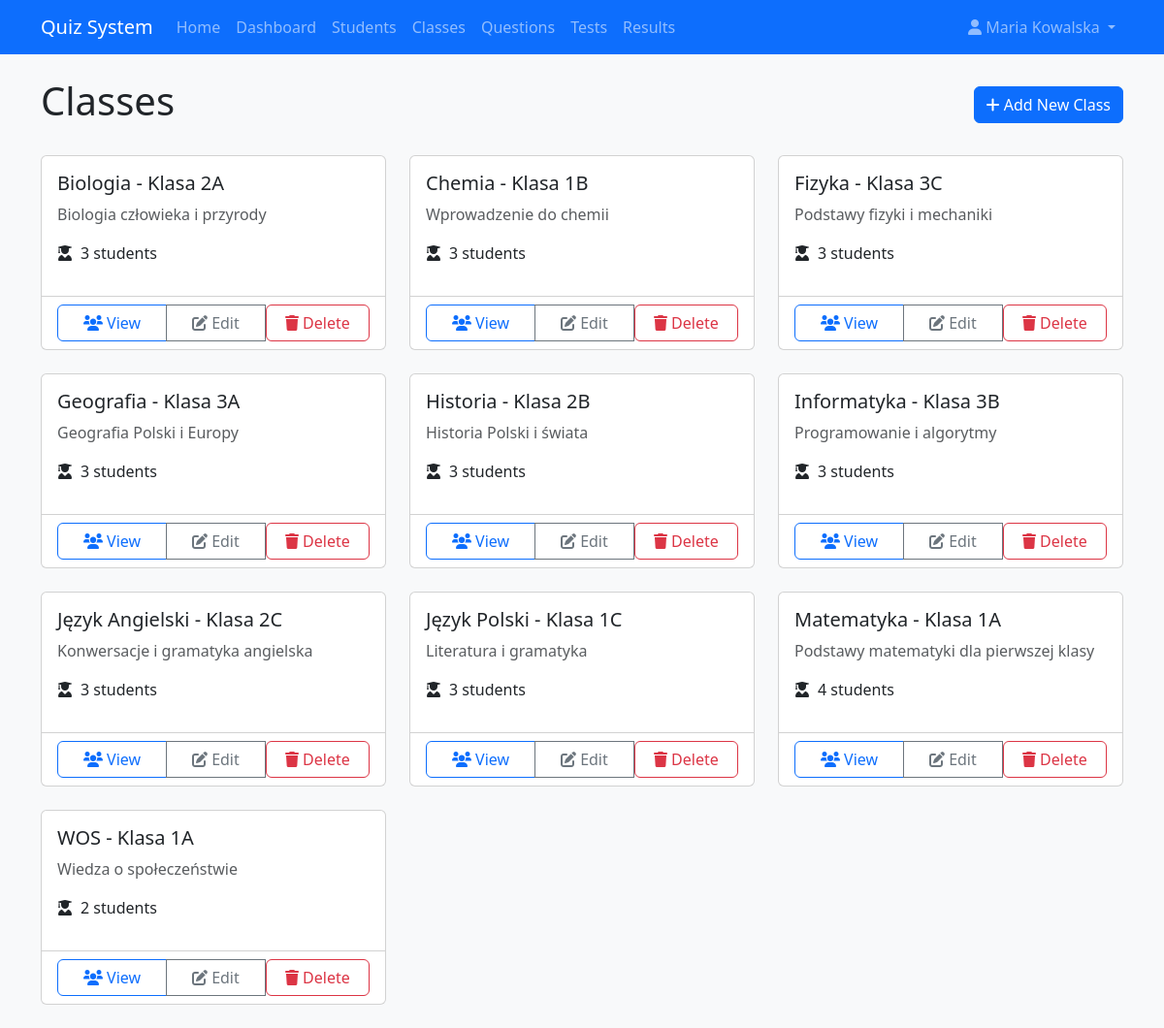
The app's page /quiz_system/teachers/classes (signed in) with its own data.
### tables this page shows
CREATE TABLE IF NOT EXISTS classes (
    id INT AUTO_INCREMENT PRIMARY KEY,
    name VARCHAR(100) NOT NULL,
    description TEXT,
    created_at TIMESTAMP DEFAULT CURRENT_TIMESTAMP
);

### quiz_system/app/controllers/TeachersController.php (called while the page is built, shortened)
<?php
class TeachersController extends Controller {
    private $classModel;
    public function __construct() {
        $this->classModel = $this->model('ClassModel');
    }
    public function classes() {
        $classes = $this->classModel->getAllClasses();
        $data = [
            'title' => 'Manage Classes',
            'classes' => $classes
        ];
        $this->view('teachers/classes/index', $data);
    }
}
?>

### quiz_system/app/core/Router.php (called while the page is built, shortened)
<?php
class Router {
    protected $action = 'index';
    protected $url;
    public function __construct() {
        $this->url = $this->parseUrl();
    }
    public function route() {
        $this->controller = new $this->controller;
        if(isset($this->url[1])) {
            if(method_exists($this->controller, $this->url[1])) {
                $this->action = $this->url[1];
            }
        }
        $this->params = $this->url ? array_values($this->url) : [];
        call_user_func_array([$this->controller, $this->action], $this->params);
    }
    protected function parseUrl() {
        if(isset($_GET['url'])) {
            $url = rtrim($_GET['url'], '/');
            $url = filter_var($url, FILTER_SANITIZE_URL);
            $url = explode('/', $url);
            return $url;
        }
        return [];
    }
}
?>

### quiz_system/index.php (called while the page is built, shortened)
<?php
require_once ROOT_PATH . '/app/config/database.php';
require_once ROOT_PATH . '/app/core/Router.php';
require_once ROOT_PATH . '/app/core/Controller.php';
require_once ROOT_PATH . '/app/core/Database.php';
require_once ROOT_PATH . '/app/models/ClassModel.php';
$router = new Router();
$router->route();
?>

### quiz_system/app/core/Database.php (called while the page is built, shortened)
<?php
class Database {
    private $host = DB_HOST;
    private $user = DB_USER;
    private $pass = DB_PASS;
    private $dbname = DB_NAME;
    private $dbh;
    private $stmt;
    public function __construct() {
        $dsn = 'mysql:host=' . $this->host . ';dbname=' . $this->dbname;
        $options = [
            PDO::ATTR_PERSISTENT => true,
            PDO::ATTR_ERRMODE => PDO::ERRMODE_EXCEPTION
        ];
        try {
            $this->dbh = new PDO($dsn, $this->user, $this->pass, $options);
        } catch(PDOException $e) {
            $this->error = $e->getMessage();
            echo $this->error;
        }
    }
    public function query($sql) {
        $this->stmt = $this->dbh->prepare($sql);
    }
    public function bind($param, $value, $type = null) {
        if(is_null($type)) {
            switch(true) {
                case is_int($value):
                    $type = PDO::PARAM_INT;
                    break;
            }
        }
        $this->stmt->bindValue($param, $value, $type);
    }
    public function execute() {
        return $this->stmt->execute();
    }
    public function resultSet() {
        $this->execute();
        return $this->stmt->fetchAll(PDO::FETCH_OBJ);
    }
    public function single() {
        $this->execute();
        return $this->stmt->fetch(PDO::FETCH_OBJ);
    }
}
?>

### quiz_system/app/models/ClassModel.php (called while the page is built, shortened)
<?php
class ClassModel {
    private $db;
    public function __construct() {
        $this->db = new Database;
    }
    public function getAllClasses() {
        $this->db->query('SELECT * FROM classes ORDER BY name');
        $classes = $this->db->resultSet();
        foreach($classes as $class) {
            $this->db->query('SELECT COUNT(*) as count FROM student_class WHERE class_id = :class_id');
            $this->db->bind(':class_id', $class->id);
            $count = $this->db->single();
            $class->student_count = $count->count;
        }
        return $classes;
    }
}
?>

### quiz_system/app/views/teachers/classes/index.php (the view)
<?php require APP_ROOT . '/views/inc/header.php'; ?>
<div class="d-flex justify-content-between align-items-center mb-4">
    <h1>Classes</h1>
    <a href="<?php echo URL_ROOT; ?>/teachers/addClass" class="btn btn-primary">
        <i class="fas fa-plus"></i> Add New Class
    </a>
</div>
<?php if(!empty($classes)) : ?>
    <div class="row">
        <?php foreach($classes as $class) : ?>
            <div class="col-md-4 mb-4">
                <div class="card h-100">
                    <div class="card-body">
                        <h5 class="card-title"><?php echo $class->name; ?></h5>
                        <p class="card-text text-muted"><?php echo !empty($class->description) ? $class->description : 'No description'; ?></p>
                        <div class="d-flex align-items-center mb-3">
                            <i class="fas fa-user-graduate me-2"></i>
                            <span><?php echo $class->student_count; ?> students</span>
                        </div>
                    </div>
                    <div class="card-footer bg-transparent">
                        <div class="btn-group w-100">
                            <a href="<?php echo URL_ROOT; ?>/teachers/viewClass/<?php echo $class->id; ?>" class="btn btn-outline-primary">
                                <i class="fas fa-users"></i> View
                            </a>
                            <a href="<?php echo URL_ROOT; ?>/teachers/editClass/<?php echo $class->id; ?>" class="btn btn-outline-secondary">
                                <i class="fas fa-edit"></i> Edit
                            </a>
                            <form class="d-inline" action="<?php echo URL_ROOT; ?>/teachers/deleteClass/<?php echo $class->id; ?>" method="post" style="width: 33.333%">
                                <button type="submit" class="btn btn-outline-danger w-100 btn-delete">
                                    <i class="fas fa-trash"></i> Delete
                                </button>
                            </form>
                        </div>
                    </div>
                </div>
            </div>
        <?php endforeach; ?>
    </div>
<?php else : ?>
    <div class="alert alert-info">
        <p>You haven't created any classes yet. Click the "Add New Class" button to get started.</p>
    </div>
<?php endif; ?>
<?php require APP_ROOT . '/views/inc/footer.php'; ?>

### quiz_system/public/css/style.css (style rules this page uses)
body { background-color: #f8f9fa; }
html, body { height: 100%; }
body { display: flex; flex-direction: column; }

### records on screen
classes: name "Biologia - Klasa 2A", description "Biologia człowieka i przyrody", student_count "3"
classes: name "Chemia - Klasa 1B", description "Wprowadzenie do chemii", student_count "3"
classes: name "Fizyka - Klasa 3C", description "Podstawy fizyki i mechaniki", student_count "3"
classes: name "Geografia - Klasa 3A", description "Geografia Polski i Europy", student_count "3"
classes: name "Historia - Klasa 2B", description "Historia Polski i świata", student_count "3"
classes: name "Informatyka - Klasa 3B", description "Programowanie i algorytmy", student_count "3"
classes: name "Język Angielski - Klasa 2C", description "Konwersacje i gramatyka angielska", student_count "3"
classes: name "Język Polski - Klasa 1C", description "Literatura i gramatyka", student_count "3"
classes: name "Matematyka - Klasa 1A", description "Podstawy matematyki dla pierwszej klasy", student_count "4"
classes: name "WOS - Klasa 1A", description "Wiedza o społeczeństwie", student_count "2"

### other values on screen
SITE_NAME "Quiz System"
$_SESSION['user_name'] "Maria Kowalska"
